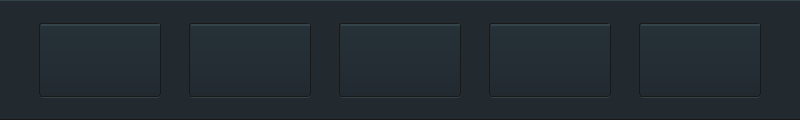
  <widget class="QFrame" name="frame">
   <property name="geometry">
    <rect>
     <x>0</x>
     <y>33</y>
     <width>800</width>
     <height>120</height>
    </rect>
   </property>
   <property name="minimumSize">
    <size>
     <width>800</width>
     <height>120</height>
    </size>
   </property>
   <property name="maximumSize">
    <size>
     <width>800</width>
     <height>120</height>
    </size>
   </property>
   <property name="styleSheet">
    <string notr="true">.QFrame {
    background-color: #222a30;
    border-top: 1px solid #34424a;
    border-bottom: 1px solid #191919;
}
.QWidget {
    background-color: #34424a;
    border-radius: 4px;
}
QAbstractButton {
    border: 1px solid #191919;
border-radius: 3px;
font: 12px &quot;Open Sans Semibold&quot;;
color: #b3b3b3;
background-color: qlineargradient(spread:pad, x1:0, y1:1, x2:0, y2:0, stop:0 rgba(34, 42, 48, 255), stop:1 rgba(38, 50, 56, 255));
}

QAbstractButton:hover {
background-color: qlineargradient(spread:pad, x1:0, y1:1, x2:0, y2:0, stop:0 rgba(44, 52, 58, 255), stop:1 rgba(38, 60, 66, 255));
}

QAbstractButton:pressed {
background-color: qlineargradient(spread:pad, x1:0, y1:1, x2:0, y2:0, stop:0 rgba(24, 32, 38, 255), stop:1 rgba(22, 25, 31, 255));
}
QAbstractButton:checked {
background-color: qlineargradient(spread:pad, x1:0, y1:0, x2:1, y2:1, stop:0 rgba(176, 76, 1, 55), stop:0.954802 rgba(254, 182, 76, 55), stop:1 rgba(255, 248, 146, 15));
}</string>
   </property>
   <property name="frameShape">
    <enum>QFrame::StyledPanel</enum>
   </property>
   <property name="frameShadow">
    <enum>QFrame::Raised</enum>
   </property>
   <layout class="QHBoxLayout" name="horizontalLayout">
    <property name="spacing">
     <number>0</number>
    </property>
    <property name="leftMargin">
     <number>10</number>
    </property>
    <property name="topMargin">
     <number>11</number>
    </property>
    <property name="rightMargin">
     <number>10</number>
    </property>
    <property name="bottomMargin">
     <number>10</number>
    </property>
    <item>
     <widget class="QWidget" name="container_bttn_visa" native="true">
      <property name="sizePolicy">
       <sizepolicy hsizetype="Preferred" vsizetype="Ignored">
        <horstretch>0</horstretch>
        <verstretch>0</verstretch>
       </sizepolicy>
      </property>
      <property name="minimumSize">
       <size>
        <width>122</width>
        <height>75</height>
       </size>
      </property>
      <property name="maximumSize">
       <size>
        <width>122</width>
        <height>75</height>
       </size>
      </property>
      <layout class="QVBoxLayout" name="verticalLayout_10">
       <property name="spacing">
        <number>0</number>
       </property>
       <property name="leftMargin">
        <number>0</number>
       </property>
       <property name="topMargin">
        <number>0</number>
       </property>
       <property name="rightMargin">
        <number>0</number>
       </property>
       <property name="bottomMargin">
        <number>1</number>
       </property>
       <item>
        <widget class="QPushButton" name="bttn_visa">
         <property name="minimumSize">
          <size>
           <width>122</width>
           <height>74</height>
          </size>
         </property>
         <property name="maximumSize">
          <size>
           <width>122</width>
           <height>74</height>
          </size>
         </property>
         <property name="cursor">
          <cursorShape>PointingHandCursor</cursorShape>
         </property>
         <property name="text">
          <string/>
         </property>
         <property name="icon">
          <iconset resource="../../../poker_client/data/resources.qrc">
           <normaloff>:/textures/cashier/visa_logo.png</normaloff>:/textures/cashier/visa_logo.png</iconset>
         </property>
         <property name="iconSize">
          <size>
           <width>100</width>
           <height>60</height>
          </size>
         </property>
         <property name="checkable">
          <bool>true</bool>
         </property>
         <property name="displayName" stdset="0">
          <string notr="true">VISA</string>
         </property>
         <attribute name="buttonGroup">
          <string notr="true">bttnGrp_paymentSystems</string>
         </attribute>
         <widget class="EntityWidget" name="solid_6">
          <property name="geometry">
           <rect>
            <x>2</x>
            <y>1</y>
            <width>119</width>
            <height>2</height>
           </rect>
          </property>
          <property name="minimumSize">
           <size>
            <width>0</width>
            <height>2</height>
           </size>
          </property>
          <property name="maximumSize">
           <size>
            <width>16777215</width>
            <height>1</height>
           </size>
          </property>
          <property name="backgroundColor">
           <color alpha="242">
            <red>255</red>
            <green>255</green>
            <blue>255</blue>
           </color>
          </property>
          <property name="blending">
           <enum>E::Overlay</enum>
          </property>
         </widget>
        </widget>
       </item>
      </layout>
     </widget>
    </item>
    <item>
     <widget class="QWidget" name="container_bttn_mastercard" native="true">
      <property name="sizePolicy">
       <sizepolicy hsizetype="Preferred" vsizetype="Ignored">
        <horstretch>0</horstretch>
        <verstretch>0</verstretch>
       </sizepolicy>
      </property>
      <property name="minimumSize">
       <size>
        <width>122</width>
        <height>75</height>
       </size>
      </property>
      <property name="maximumSize">
       <size>
        <width>122</width>
        <height>75</height>
       </size>
      </property>
      <layout class="QVBoxLayout" name="verticalLayout_11">
       <property name="spacing">
        <number>0</number>
       </property>
       <property name="leftMargin">
        <number>0</number>
       </property>
       <property name="topMargin">
        <number>0</number>
       </property>
       <property name="rightMargin">
        <number>0</number>
       </property>
       <property name="bottomMargin">
        <number>1</number>
       </property>
       <item>
        <widget class="QPushButton" name="bttn_mastercard">
         <property name="minimumSize">
          <size>
           <width>122</width>
           <height>74</height>
          </size>
         </property>
         <property name="maximumSize">
          <size>
           <width>122</width>
           <height>74</height>
          </size>
         </property>
         <property name="cursor">
          <cursorShape>PointingHandCursor</cursorShape>
         </property>
         <property name="text">
          <string/>
         </property>
         <property name="icon">
          <iconset resource="../../../poker_client/data/resources.qrc">
           <normaloff>:/textures/cashier/mastercard_logo.png</normaloff>:/textures/cashier/mastercard_logo.png</iconset>
         </property>
         <property name="iconSize">
          <size>
           <width>100</width>
           <height>60</height>
          </size>
         </property>
         <property name="checkable">
          <bool>true</bool>
         </property>
         <property name="displayName" stdset="0">
          <string notr="true">MasterCard</string>
         </property>
         <attribute name="buttonGroup">
          <string notr="true">bttnGrp_paymentSystems</string>
         </attribute>
         <widget class="EntityWidget" name="solid_7">
          <property name="geometry">
           <rect>
            <x>2</x>
            <y>1</y>
            <width>119</width>
            <height>2</height>
           </rect>
          </property>
          <property name="minimumSize">
           <size>
            <width>0</width>
            <height>2</height>
           </size>
          </property>
          <property name="maximumSize">
           <size>
            <width>16777215</width>
            <height>1</height>
           </size>
          </property>
          <property name="backgroundColor">
           <color alpha="242">
            <red>255</red>
            <green>255</green>
            <blue>255</blue>
           </color>
          </property>
          <property name="blending">
           <enum>E::Overlay</enum>
          </property>
         </widget>
        </widget>
       </item>
      </layout>
     </widget>
    </item>
    <item>
     <widget class="QWidget" name="container_bttn_skrill" native="true">
      <property name="sizePolicy">
       <sizepolicy hsizetype="Preferred" vsizetype="Ignored">
        <horstretch>0</horstretch>
        <verstretch>0</verstretch>
       </sizepolicy>
      </property>
      <property name="minimumSize">
       <size>
        <width>122</width>
        <height>75</height>
       </size>
      </property>
      <property name="maximumSize">
       <size>
        <width>122</width>
        <height>75</height>
       </size>
      </property>
      <layout class="QVBoxLayout" name="verticalLayout_12">
       <property name="spacing">
        <number>0</number>
       </property>
       <property name="leftMargin">
        <number>0</number>
       </property>
       <property name="topMargin">
        <number>0</number>
       </property>
       <property name="rightMargin">
        <number>0</number>
       </property>
       <property name="bottomMargin">
        <number>1</number>
       </property>
       <item>
        <widget class="QPushButton" name="bttn_skrill">
         <property name="minimumSize">
          <size>
           <width>122</width>
           <height>74</height>
          </size>
         </property>
         <property name="maximumSize">
          <size>
           <width>122</width>
           <height>74</height>
          </size>
         </property>
         <property name="cursor">
          <cursorShape>PointingHandCursor</cursorShape>
         </property>
         <property name="text">
          <string/>
         </property>
         <property name="icon">
          <iconset resource="../../../poker_client/data/resources.qrc">
           <normaloff>:/textures/cashier/skrill_logo.png</normaloff>:/textures/cashier/skrill_logo.png</iconset>
         </property>
         <property name="iconSize">
          <size>
           <width>100</width>
           <height>60</height>
          </size>
         </property>
         <property name="checkable">
          <bool>true</bool>
         </property>
         <property name="displayName" stdset="0">
          <string notr="true">Skrill</string>
         </property>
         <attribute name="buttonGroup">
          <string notr="true">bttnGrp_paymentSystems</string>
         </attribute>
         <widget class="EntityWidget" name="solid_8">
          <property name="geometry">
           <rect>
            <x>2</x>
            <y>1</y>
            <width>119</width>
            <height>2</height>
           </rect>
          </property>
          <property name="minimumSize">
           <size>
            <width>0</width>
            <height>2</height>
           </size>
          </property>
          <property name="maximumSize">
           <size>
            <width>16777215</width>
            <height>1</height>
           </size>
          </property>
          <property name="backgroundColor">
           <color alpha="242">
            <red>255</red>
            <green>255</green>
            <blue>255</blue>
           </color>
          </property>
          <property name="blending">
           <enum>E::Overlay</enum>
          </property>
         </widget>
        </widget>
       </item>
      </layout>
     </widget>
    </item>
    <item>
     <widget class="QWidget" name="container_bttn_neteller" native="true">
      <property name="sizePolicy">
       <sizepolicy hsizetype="Preferred" vsizetype="Ignored">
        <horstretch>0</horstretch>
        <verstretch>0</verstretch>
       </sizepolicy>
      </property>
      <property name="minimumSize">
       <size>
        <width>122</width>
        <height>75</height>
       </size>
      </property>
      <property name="maximumSize">
       <size>
        <width>122</width>
        <height>75</height>
       </size>
      </property>
      <layout class="QVBoxLayout" name="verticalLayout_13">
       <property name="spacing">
        <number>0</number>
       </property>
       <property name="leftMargin">
        <number>0</number>
       </property>
       <property name="topMargin">
        <number>0</number>
       </property>
       <property name="rightMargin">
        <number>0</number>
       </property>
       <property name="bottomMargin">
        <number>1</number>
       </property>
       <item>
        <widget class="QPushButton" name="bttn_neteller">
         <property name="minimumSize">
          <size>
           <width>122</width>
           <height>74</height>
          </size>
         </property>
         <property name="maximumSize">
          <size>
           <width>122</width>
           <height>74</height>
          </size>
         </property>
         <property name="cursor">
          <cursorShape>PointingHandCursor</cursorShape>
         </property>
         <property name="text">
          <string/>
         </property>
         <property name="icon">
          <iconset resource="../../../poker_client/data/resources.qrc">
           <normaloff>:/textures/cashier/neteller_logo.png</normaloff>:/textures/cashier/neteller_logo.png</iconset>
         </property>
         <property name="iconSize">
          <size>
           <width>100</width>
           <height>60</height>
          </size>
         </property>
         <property name="checkable">
          <bool>true</bool>
         </property>
         <property name="displayName" stdset="0">
          <string notr="true">Neteller</string>
         </property>
         <attribute name="buttonGroup">
          <string notr="true">bttnGrp_paymentSystems</string>
         </attribute>
         <widget class="EntityWidget" name="solid_9">
          <property name="geometry">
           <rect>
            <x>2</x>
            <y>1</y>
            <width>119</width>
            <height>2</height>
           </rect>
          </property>
          <property name="minimumSize">
           <size>
            <width>0</width>
            <height>2</height>
           </size>
          </property>
          <property name="maximumSize">
           <size>
            <width>16777215</width>
            <height>1</height>
           </size>
          </property>
          <property name="backgroundColor">
           <color alpha="242">
            <red>255</red>
            <green>255</green>
            <blue>255</blue>
           </color>
          </property>
          <property name="blending">
           <enum>E::Overlay</enum>
          </property>
         </widget>
        </widget>
       </item>
      </layout>
     </widget>
    </item>
    <item>
     <widget class="QWidget" name="container_bttn_paysafecard" native="true">
      <property name="sizePolicy">
       <sizepolicy hsizetype="Preferred" vsizetype="Ignored">
        <horstretch>0</horstretch>
        <verstretch>0</verstretch>
       </sizepolicy>
      </property>
      <property name="minimumSize">
       <size>
        <width>122</width>
        <height>75</height>
       </size>
      </property>
      <property name="maximumSize">
       <size>
        <width>122</width>
        <height>75</height>
       </size>
      </property>
      <layout class="QVBoxLayout" name="verticalLayout_14">
       <property name="spacing">
        <number>0</number>
       </property>
       <property name="leftMargin">
        <number>0</number>
       </property>
       <property name="topMargin">
        <number>0</number>
       </property>
       <property name="rightMargin">
        <number>0</number>
       </property>
       <property name="bottomMargin">
        <number>1</number>
       </property>
       <item>
        <widget class="QPushButton" name="bttn_paysafecard">
         <property name="minimumSize">
          <size>
           <width>122</width>
           <height>74</height>
          </size>
         </property>
         <property name="maximumSize">
          <size>
           <width>122</width>
           <height>74</height>
          </size>
         </property>
         <property name="cursor">
          <cursorShape>PointingHandCursor</cursorShape>
         </property>
         <property name="text">
          <string/>
         </property>
         <property name="icon">
          <iconset resource="../../../poker_client/data/resources.qrc">
           <normaloff>:/textures/cashier/paysafecard_logo.png</normaloff>:/textures/cashier/paysafecard_logo.png</iconset>
         </property>
         <property name="iconSize">
          <size>
           <width>100</width>
           <height>60</height>
          </size>
         </property>
         <property name="checkable">
          <bool>true</bool>
         </property>
         <property name="displayName" stdset="0">
          <string notr="true">Paysafecard</string>
         </property>
         <attribute name="buttonGroup">
          <string notr="true">bttnGrp_paymentSystems</string>
         </attribute>
         <widget class="EntityWidget" name="solid_10">
          <property name="geometry">
           <rect>
            <x>2</x>
            <y>1</y>
            <width>119</width>
            <height>2</height>
           </rect>
          </property>
          <property name="minimumSize">
           <size>
            <width>0</width>
            <height>2</height>
           </size>
          </property>
          <property name="maximumSize">
           <size>
            <width>16777215</width>
            <height>1</height>
           </size>
          </property>
          <property name="backgroundColor">
           <color alpha="242">
            <red>255</red>
            <green>255</green>
            <blue>255</blue>
           </color>
          </property>
          <property name="blending">
           <enum>E::Overlay</enum>
          </property>
         </widget>
        </widget>
       </item>
      </layout>
     </widget>
    </item>
   </layout>
  </widget>
